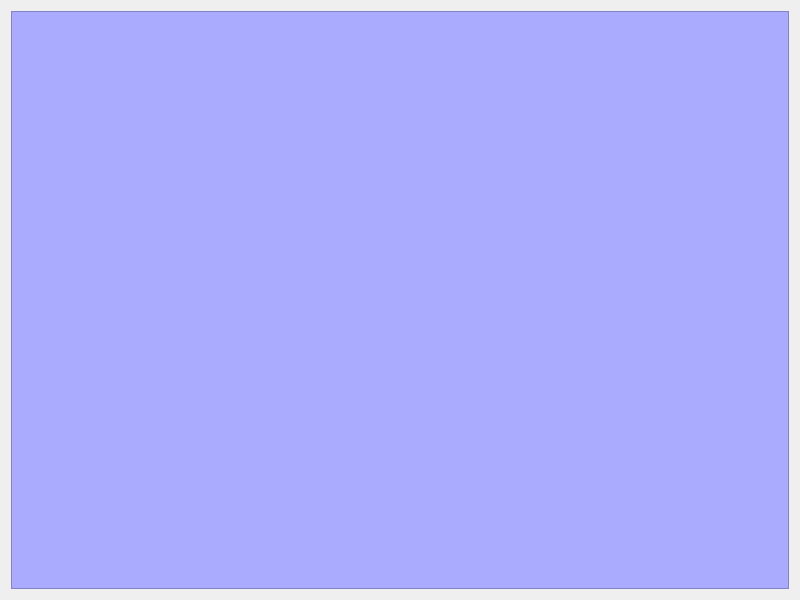
<?xml version="1.0" encoding="UTF-8"?>
<ui version="4.0">
 <class>PatientListWidget</class>
 <widget class="QWidget" name="PatientListWidget">
  <property name="geometry">
   <rect>
    <x>0</x>
    <y>0</y>
    <width>800</width>
    <height>600</height>
   </rect>
  </property>
  <property name="windowTitle">
   <string>PatientListWidget</string>
  </property>
  <layout class="QGridLayout" name="gridLayout">
   <item row="0" column="0">
    <widget class="QTableView" name="tableView">
     <property name="styleSheet">
      <string notr="true">background-color: rgb(170, 170, 255);</string>
     </property>
    </widget>
   </item>
  </layout>
 </widget>
 <resources/>
 <connections/>
</ui>
